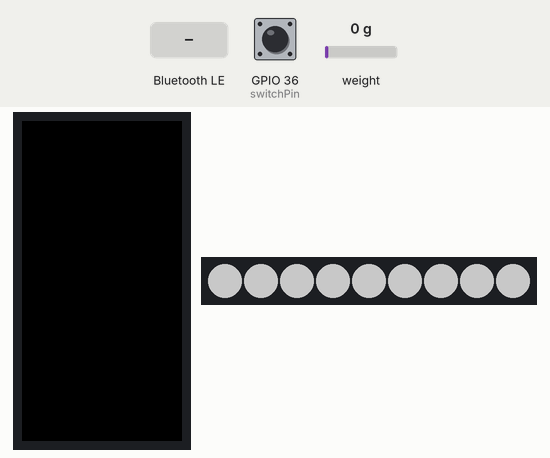
Recording of a sketch running on a simulated ESP32. On the bench: 80×160 colour display, 9 RGB LEDs in strip order, left to right. Inputs (shaded band) come from the test bench; at power-on: GPIO 36 (switchPin) HIGH, weight on the scale 0 g (analog values on the 0–4095 scale). Dim RGB values are drawn brighter than linear; random numbers use the default seed unless the sketch sets one; nothing arrives over Bluetooth unless stated; a phone connects over Bluetooth LE 3 s after start; what the sketch prints to the serial monitor is not drawn.

Above: at 3.97 s.
4.0 s: Bluetooth LE write "1" received
At 4.65 s:
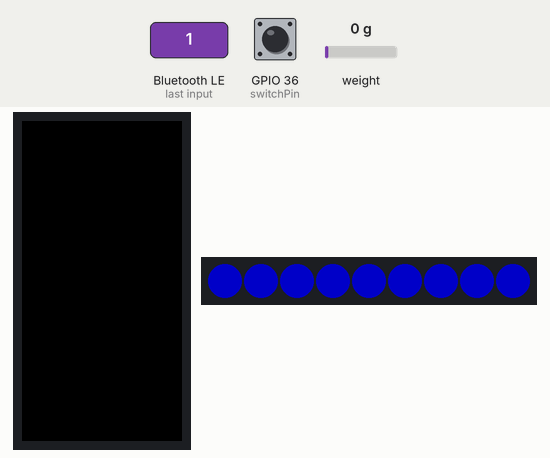
At 5.9 s:
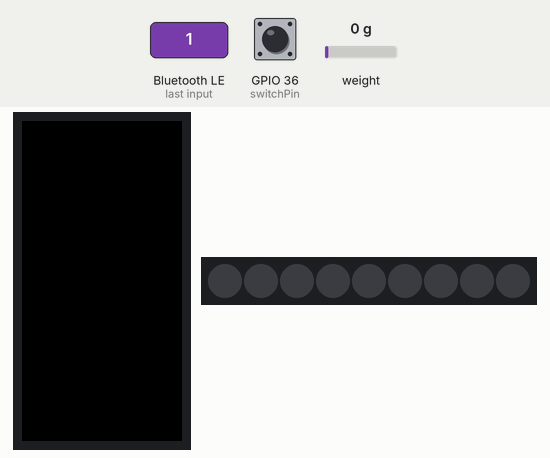
6.3 s: Bluetooth LE write "90" received
7.8 s: Bluetooth LE write "200" received
Timing chart, 0 to 10.8 s (numbered marks = the images above; inputs shaded):
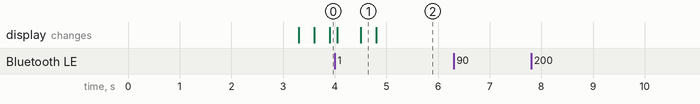

The sketch:

onigoroshi_device.ino
```cpp
/*
    Video: https://www.youtube.com/watch?v=oCMOYS71NIU
    Based on Neil Kolban example for IDF: https://github.com/nkolban/esp32-snippets/blob/master/cpp_utils/tests/BLE%20Tests/SampleNotify.cpp
    Ported to Arduino ESP32 by Evandro Copercini

   Create a BLE server that, once we receive a connection, will send periodic notifications.
   The service advertises itself as: 6E400001-B5A3-F393-E0A9-E50E24DCCA9E
   Has a characteristic of: 6E400002-B5A3-F393-E0A9-E50E24DCCA9E - used for receiving data with "WRITE"
   Has a characteristic of: 6E400003-B5A3-F393-E0A9-E50E24DCCA9E - used to send data with  "NOTIFY"

   The design of creating the BLE server is:
   1. Create a BLE Server
   2. Create a BLE Service
   3. Create a BLE Characteristic on the Service
   4. Create a BLE Descriptor on the characteristic
   5. Start the service.
   6. Start advertising.

   In this example rxValue is the data received (only accessible inside that function).
   And txValue is the data to be sent, in this example just a byte incremented every second.
*/
#include <BLEDevice.h>
#include <BLEServer.h>
#include <BLEUtils.h>
#include <BLE2902.h>
#include <M5StickC.h>
#include <HX711.h>
#include <Adafruit_NeoPixel.h>
#include <string> // include this header to use std::string

// *************************** parameters ********************************
String deviceName = "ONIGOROSHI";
const int sendMode = 0; // 0:send query only   1:Notify when switch pressed   2:Periodic Notify
const int notifyInterval = 1000;  // sending interval (Notify in sendMode 2)
const int measurementInterval = 50;
const int resolution = 10;  //set the resolution to 10 bits (0-1023)
const int LOADCELL_DOUT_PIN = 33;
const int LOADCELL_SCK_PIN = 32;
const int switchPin = 36;  //read only Pin
const int ledPin = 26;
const int numPixels = 9;
const int brightness = 100;
const int loadingInterval = 150;
const int blinkingInterval = 150;

// JSON format : {"sensor" : (pressureValue) , "switch" : (pressCount) }
// ***********************************************************************

// ***************************** colors **********************************
const int colorList[][3] = {
    {255, 0, 0},      // 0:赤
    {0, 0, 255},      // 1:青
    {255, 255, 0},    // 2:黄
    {0, 255, 0},      // 3:緑
    {128, 0, 128},    // 4:紫
    {255, 140, 160},  // 5:ピンク
    {255, 255, 255},  // 6:白
    {255, 145, 0},    // 7:オレンジ
    {0, 255, 255},    // 8:水色
    {173, 255, 47}    // 9:黄緑
};

/* mode
  0:消灯
  1:点灯
  2:点滅
  3:待機*/
// ***********************************************************************

int colorCode = 6;
int red = 255;
int green = 255;
int blue = 255;

int switchState = 0;
int lastSwitchState = 0;
int pressCount = 0;
int pressureValue = 0;

int lightColor = 6;
int lightMode = 0;

int lastLightChangeTime = 0;
int lastLightNum = 0;

HX711 scale;
Adafruit_NeoPixel pixels(numPixels, ledPin, NEO_GRB + NEO_KHZ800);

BLEServer *pServer = NULL;
BLECharacteristic *pTxCharacteristic;
bool deviceConnected = false;
bool oldDeviceConnected = false;

// See the following for generating UUIDs:
// https://www.uuidgenerator.net/

String generateRandomUUID() {
  char uuid[37];
  const char *hexChars = "0123456789abcdef";

  int sections[5] = {8, 4, 4, 4, 11};

  int pos = 0;
  for (int i = 0; i < 5; i++) {
    for (int j = 0; j < sections[i]; j++) {
      uuid[pos++] = hexChars[random(0, 16)];
    }
    if (i < 4) {
      uuid[pos++] = '-';
    }
  }
  uuid[pos] = '\0';
  return String(uuid);
}

String SERVICE_UUID;
String CHARACTERISTIC_UUID_RX = "6E400002-B5A3-F393-E0A9-E50E24DCCA9E";
String CHARACTERISTIC_UUID_TX = "6E400003-B5A3-F393-E0A9-E50E24DCCA9E";

class MyServerCallbacks : public BLEServerCallbacks {
  void onConnect(BLEServer *pServer) {
    deviceConnected = true;
    Serial.println("connected");
  };

  void onDisconnect(BLEServer *pServer) {
    deviceConnected = false;
    Serial.println("disconnected");
  }
};

class MyCallbacks : public BLECharacteristicCallbacks {
  void onWrite(BLECharacteristic *pCharacteristic) {
    std::string rxValue = pCharacteristic->getValue(); // getValue returns std::string

    if (rxValue.length() > 0) {
      Serial.println("*********");
      Serial.print("Received Value: ");
      for (int i = 0; i < rxValue.length(); i++) {
        Serial.printf("%02X, ", (unsigned int)rxValue[i]);
      }
      Serial.println();
      Serial.println("*********");
      // change color
      if((unsigned int)rxValue[0] != 0){
        colorCode = (unsigned int)rxValue[0] - '0';
        if(colorCode >= 0 && colorCode <= 9){
          red = colorList[colorCode][0];
          green = colorList[colorCode][1];
          blue = colorList[colorCode][2];
        }
      }
      // change lightmode
      if((unsigned int)rxValue[1] != 0){
        lightMode = (unsigned int)rxValue[1] - '0';
      }
      pixels.clear();
      pixels.show();
    }
  }
};

void setup() {
  pinMode(LOADCELL_DOUT_PIN, INPUT);
  pinMode(LOADCELL_SCK_PIN, OUTPUT);
  pinMode(switchPin, INPUT);
  pinMode(ledPin, OUTPUT);

  // initialize the scale device
  Serial.begin(115200);
  scale.begin(LOADCELL_DOUT_PIN, LOADCELL_SCK_PIN);
  M5.begin();

  // initialize the LED device
  pixels.begin();
  pixels.setBrightness(brightness);

  //set the resolution to 8 bits (0-255)
  analogReadResolution(resolution);

  // Create the BLE Device
  BLEDevice::init(deviceName.c_str()); // Convert String to const char*

  // Create the BLE Server
  pServer = BLEDevice::createServer();
  pServer->setCallbacks(new MyServerCallbacks());

  // Generate a random UUID for the service
  SERVICE_UUID = generateRandomUUID() + "0";

  // Create the BLE Service
  BLEService *pService = pServer->createService(SERVICE_UUID.c_str()); // Convert String to const char*

  // Create a BLE Characteristic
  pTxCharacteristic = pService->createCharacteristic(CHARACTERISTIC_UUID_TX.c_str(), BLECharacteristic::PROPERTY_READ | BLECharacteristic::PROPERTY_NOTIFY);

  pTxCharacteristic->addDescriptor(new BLE2902());

  BLECharacteristic *pRxCharacteristic = pService->createCharacteristic(CHARACTERISTIC_UUID_RX.c_str(), BLECharacteristic::PROPERTY_WRITE);

  pRxCharacteristic->setCallbacks(new MyCallbacks());

  // Start the service
  pService->start();

  // Start advertising
  pServer->getAdvertising()->start();
  Serial.println("Waiting a client connection to notify...");
}

void loop() {
  if (deviceConnected) {
    //read the value
    if (scale.is_ready()) {
      pressureValue = scale.read();
    } else {
      //Serial.println("HX711 not found.");
    }

    // Read the switch state
    switchState = digitalRead(switchPin);
    if (switchState == LOW && lastSwitchState == HIGH) {
      pressCount++;
      // Prepare the JSON formatted string
      String jsonString = String("{\"sensor\":") + pressureValue + ",\"switch\":" + pressCount + "}";
      //Serial.println(jsonString);

      // Send the JSON string
      pTxCharacteristic->setValue(jsonString.c_str());
      if(sendMode == 1){
        pTxCharacteristic->setValue(jsonString.c_str());
        pTxCharacteristic->notify();
        Serial.println("notified");
      }
    }
    delay(measurementInterval);
    lastSwitchState = switchState;

    // set LED
    if(lightMode == 0){
      pixels.clear();
      pixels.show();
    }else if(lightMode == 1){
      for(int i=0; i<numPixels; i++) {
        pixels.setPixelColor(i, pixels.Color(red, green, blue));
      }
      pixels.show();
    }else if(lightMode == 2){
      for(int i=lastLightNum; i<numPixels; i += 2) {
        pixels.setPixelColor(i, pixels.Color(red, green, blue));
      }
      for(int i=abs(lastLightNum-1); i<numPixels; i += 2) {
        pixels.setPixelColor(i, pixels.Color(0, 0, 0));
      }
      pixels.show();
      if(millis() - lastLightChangeTime > blinkingInterval){
        lastLightChangeTime = millis();
        lastLightNum = abs(lastLightNum - 1);
      }
    }else if(lightMode == 3){
      pixels.setPixelColor(lastLightNum, pixels.Color(red, green, blue));
      pixels.show();
      if(millis() - lastLightChangeTime > loadingInterval){
        lastLightChangeTime = millis();
        lastLightNum++;
      }
      if(lastLightNum >= numPixels){
        lastLightNum = 0;
      }
    }

    // Notify periodically
    if (sendMode == 2 && (millis() % notifyInterval == 0)) {
      String jsonString = String("{\"sensor\":") + pressureValue + ",\"switch\":" + pressCount + "}";
      pTxCharacteristic->setValue(jsonString.c_str());
      pTxCharacteristic->notify();
      Serial.println("notified");
    }
  }

  // disconnecting
  if (!deviceConnected && oldDeviceConnected) {
    delay(500);                   // give the bluetooth stack the chance to get things ready
    pServer->startAdvertising();  // restart advertising
    Serial.println("start advertising");
    oldDeviceConnected = deviceConnected;

    pixels.clear();
    pixels.show();
    lightMode = 0;
    colorCode = 6;
    red = 255;
    green = 255;
    blue = 255;
  }
  // connecting
  if (deviceConnected && !oldDeviceConnected) {
    // do stuff here on connecting
    oldDeviceConnected = deviceConnected;
    lightMode = 0;
    colorCode = 6;
    for(int i=0; i<3; i++) {
      for(int j=0; j<numPixels; j++) {
        pixels.setPixelColor(j, pixels.Color(red, green, blue));
      }
      pixels.show();
      delay(300);
      pixels.clear();
      pixels.show();
      delay(300);
    }
  }
}
```

Measured:
- after the input at 6.3 s, every drawn part: stays the same
- after the input at 7.8 s, every drawn part: stays the same
